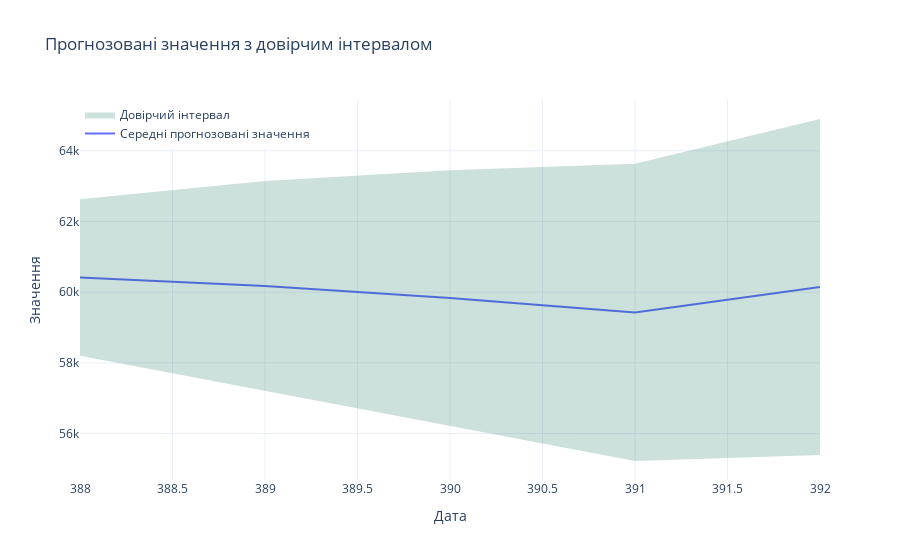

Notebook code for this chart:
### Code cell
fig = go.Figure()

# Додавання лінії прогнозованих середніх значень
fig.add_trace(go.Scatter(x=pred_future.predicted_mean.index,
                         y=pred_future.predicted_mean.values,
                         mode='lines',
                         name='Середні прогнозовані значення'))

# Заповнення діапазону між довірчими інтервалами
fig.add_trace(go.Scatter(x=pred_future.conf_int().index,
                         y=pred_future.conf_int().iloc[:, 0].values,
                         mode='lines',
                         line=dict(width=0),
                         showlegend=False))

fig.add_trace(go.Scatter(x=pred_future.conf_int().index,
                         y=pred_future.conf_int().iloc[:, 1].values,
                         mode='lines',
                         fill='tonexty',
                         fillcolor='rgba(0,100,80,0.2)',
                         line=dict(width=0),
                         name='Довірчий інтервал'))

# Налаштування макету та легенди
fig.update_layout(title='Прогнозовані значення з довірчим інтервалом',
                  xaxis_title='Дата',
                  yaxis_title='Значення',
                  legend=dict(x=0, y=1),
                  template='plotly_white')

fig.show()

### Figure 1 — Plotly figure (JSON) as saved in the notebook; plotly's stock layout.template omitted (floating-point values rounded to 4 significant figures)
{"data": [{"mode": "lines", "name": "Середні прогнозовані значення", "type": "scatter", "x": [388, 389, 390, 391, 392], "y": [60420.0, 60180.0, 59830.0, 59430.0, 60150.0]}, {"line": {"width": 0}, "mode": "lines", "showlegend": false, "type": "scatter", "x": [388, 389, 390, 391, 392], "y": [58200.0, 57200.0, 56210.0, 55220.0, 55390.0]}, {"fill": "tonexty", "fillcolor": "rgba(0,100,80,0.2)", "line": {"width": 0}, "mode": "lines", "name": "Довірчий інтервал", "type": "scatter", "x": [388, 389, 390, 391, 392], "y": [62630.0, 63150.0, 63450.0, 63630.0, 64900.0]}], "layout": {"legend": {"x": 0, "y": 1}, "title": {"text": "Прогнозовані значення з довірчим інтервалом"}, "xaxis": {"title": {"text": "Дата"}}, "yaxis": {"title": {"text": "Значення"}}}}
